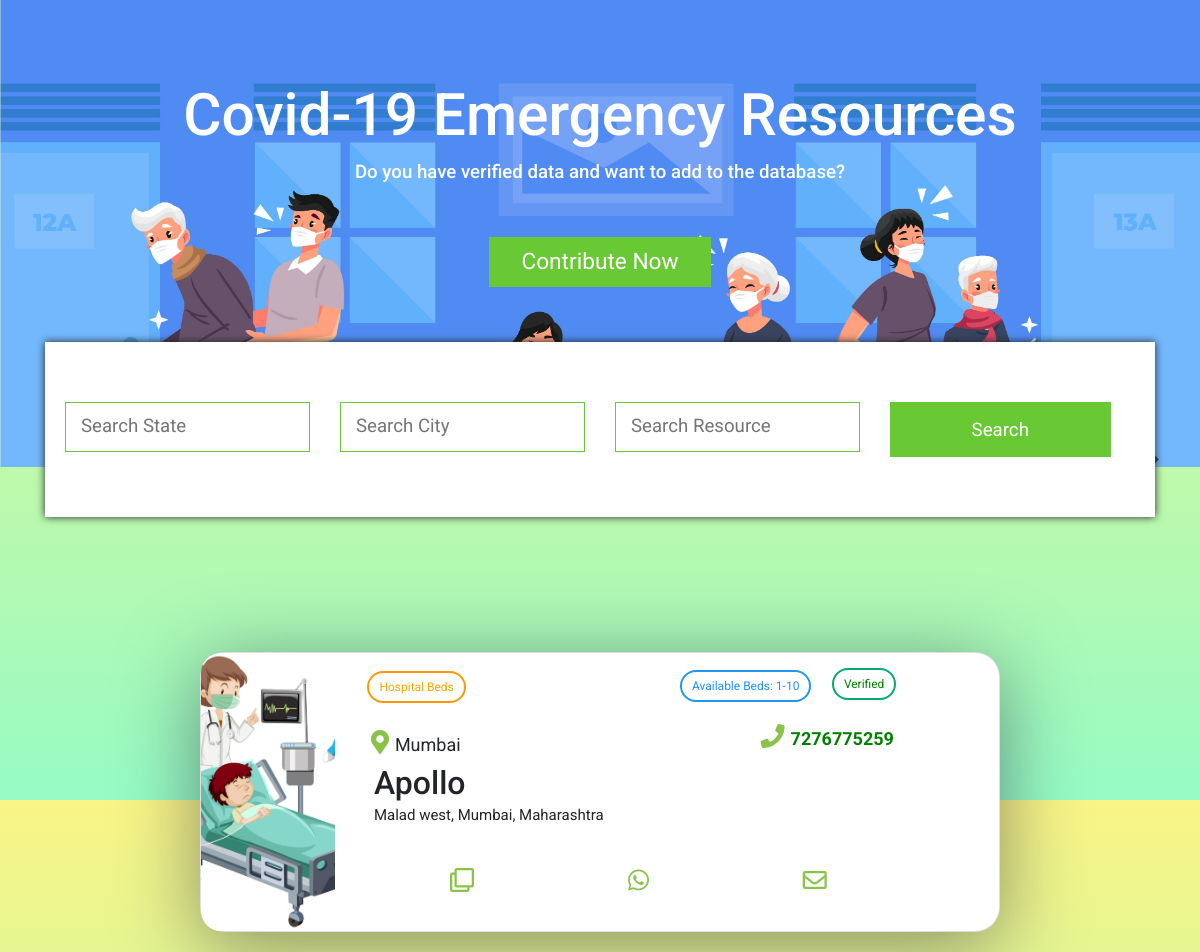
Page /leads/bedleads on the earlier database version.
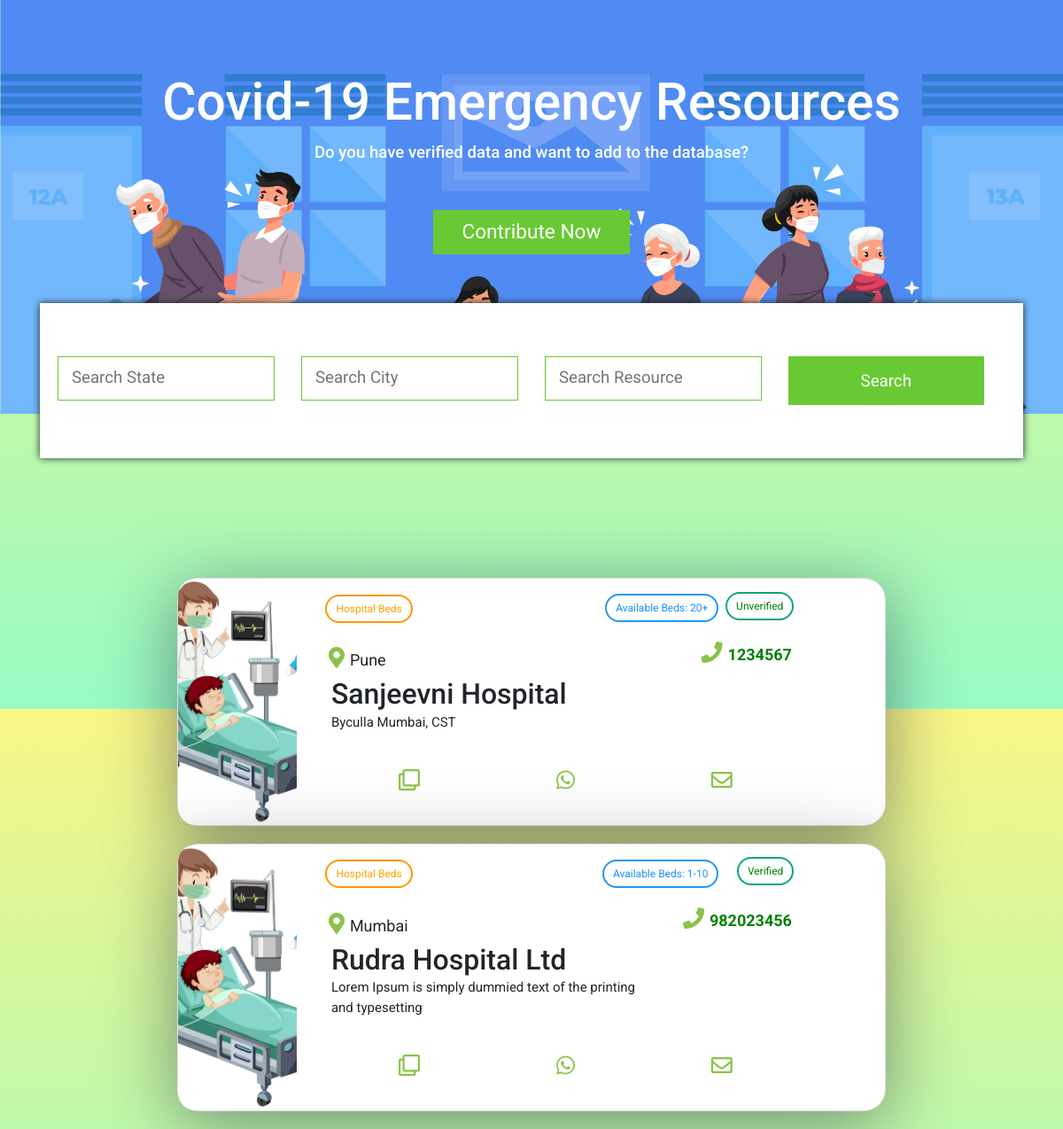
Same page on the later database version.
### srotApp/models.py (models this page shows, shortened)
class Beds(models.Model):
    volunteer_verify = models.CharField(max_length=100, default="Unverified")
    hospital_name = models.CharField(max_length=100)
    hospital_contact = models.CharField(max_length=100)
    hospital_city = models.CharField(max_length=100)
    hospital_address = models.CharField(max_length=500)
    hospital_beds = models.CharField(max_length=100)
    hospital_verify = models.CharField(max_length=100)
    hospital_details = models.CharField(max_length=500)

### srotApp/views.py (the view)
# urls.py: path('leads/bedleads',views.bedleads,name="bedleads"),
def bedleads(request):
    all_beds = Beds.objects.all()
    context = {'beds':all_beds}
    return render(request,'leads/bedleads.html', context)

### templates/leads/bedleads.html (shortened to what this page needs)
{% extends 'leads/filter.html' %}
{% block body %}
    <div>
        {% for bed in beds %}
        <div class="card">
            <div class="card-text">
                <div class="portada"  style="background-image: url('/media/images/leads/bed.jpg');">
                </div>
                <div class="title-total">
                    <br>
                    <div class="service-type"><button class="btn warning">Hospital Beds</button></div>
                    <div class="service"><button class="btn info">Available Beds: {{ bed.hospital_beds }}</button>
                    </div>
                    <div class="verified"><button class="btn success">{{ bed.hospital_verify }}</button></div>
                    <div class="contact"><button><i class="fas fa-phone"></i></button>{{ bed.hospital_contact }}
                    </div>
                    <div class="location"><button><i
                                class="fas fa-map-marker-alt"></i></button>{{ bed.hospital_city }}</div>
                    <h2>{{ bed.hospital_name }}</h2>
                    <div class="desc">{{ bed.hospital_address }}</div>
                    <div class="actions">
                        <button><i class="far fa-clone"></i></button>
                        <button><i class="fab fa-whatsapp"></i></button>
                        <button><i class="far fa-envelope"></i></button>
                    </div>
                </div>
            </div>
        </div>
        {% endfor %}
    </div>
{% endblock body %}

### templates/leads/filter.html (shortened to what this page needs)
<!DOCTYPE html>
<html lang="en">
<head>
	<link href="http://netdna.bootstrapcdn.com/bootstrap/4.4.1/css/bootstrap.min.css" rel="stylesheet">
	<link rel="stylesheet" type="text/css" href="/media/css/filter.css">
	<link rel="stylesheet" href="/media/css/responsive.css">
	<link rel="stylesheet" href="https://use.fontawesome.com/releases/v5.8.2/css/all.css"
>
    <link rel="stylesheet" href="/media/css/cards.css">
</head>
<body>
	<div class="layout_padding banner_section">
		<div class="container">
			<div class="row">
				<div class="col-sm-12">
					<h1 class="banner_taital">Covid-19 Emergency Resources</h1>
					<p class="browse_text">Do you have verified data and want to add to the database?
					</p>
					<div class="banner_bt">
						<button class="read_bt">Contribute Now</button>
					</div>
				</div>
			</div>
		</div>
	</div>
	<div class="container">
		<div class="search_box">
			<div class="row">
				<div class="col-sm-3">
					<div class="form-group">
						<input list="browsers" class="email_boton" placeholder="Search State" name="Email" style="color: black;">
					</div>
				</div>
				<div class="col-sm-3">
					<div class="form-group">
						<input list="browsers" class="email_boton" placeholder="Search City" name="Email" style="color: black;">
					</div>
				</div>
				<div class="col-sm-3">
					<div class="form-group">
						<input list="resources" class="email_boton" placeholder="Search Resource" name="Email" style="color: black;">
					</div>
				</div>
				<div class="col-sm-3">
					<div class="form-group">
						<button class="search_bt">Search</button>
					</div>
				</div>
			</div>
		</div>
	</div>
	{% block body %}
	{% endblock body %}
</body>
</html>

### media/css/filter.css (style rules this page uses)
.layout_padding { padding-bottom: 80px; padding-top: 80px; }
.banner_section { width: 100%; float: left; background-image: url(/media/images/leads/banner.jpg); height: auto; background-size: 100%; background-repeat: no-repeat; }
.banner_taital { width: 100%; float: left; color: #ffffff; font-size: 44pt; text-align: center; }
.browse_text { width: 100%; float: left; font-size: 14pt; color: #ffffff; text-align: center; padding-bottom: 50px; font-weight: 500; margin-left: 0px; }
.banner_bt { width: 100%; margin: 0 auto; text-align: center; }
.read_bt { width: 20%; height: 50px; background-color: #69c934; color: #ffffff; border: 0px; font-size: 17pt; margin-bottom: 100px; margin-top: -15px; }
.search_box { width: 100%; float: left; background-color: #ffffff; height: auto; padding: 60px 20px; top: -125px; position: relative; box-shadow: 0px 0px 8px 0px; }
.email_boton { width: 100%; float: left; color: #b2b1b1; border: 1px solid #69c934; padding: 10px 15px; font-size: 14pt; }
.search_bt { width: 90%; float: left; color: #ffffff; background-color: #69c934; font-size: 14pt; border: 0px; height: 55px; }

### media/css/cards.css (style rules this page uses)
body { font-family: Roboto, sans-serif; margin: 0; height: 100vh; display: grid; align-items: center; justify-items: center; background-image: linear-gradient(to top, #96fbc4 0%, #f9f586 100%); }
.card { background: #fff; border-radius: 4px; box-shadow: 0px 14px 80px rgba(34, 35, 58, 0.5); max-width: 800px; display: flex; flex-direction: row; border-radius: 25px; position: relative; margin-top: 10px !important; margin-bottom: 20px !important; }
.card h2 { margin-top: -30px; padding: 0 1rem; }
.card .contact { padding: 1rem; text-align: right; color: green; font-weight: bold; font-size: 18px; margin-top: -20px; margin-right: 9px; }
.card .location { padding: 2rem; text-align: left; font-size: 18px; margin-top: -80px; margin-left: -25px; }
.card .service { padding: inherit; text-align: right; font-weight: bold; font-size: 18px; margin-top: -87px; margin-right: 100px; }
.card .service-type { padding: inherit; text-align: left; font-weight: bold; font-size: 18px; margin-top: -80px; margin-right: 20px; margin-left: -13px; margin-bottom: -5px; }
.card .verified { padding: inherit; text-align: right; font-weight: bold; font-size: 18px; margin-top: -95px; }
.card .desc { padding: 0.5rem 1rem; font-size: 15px; margin-right: 161px; margin-top: -15px; margin-bottom: 20px; }
.card .actions { display: grid; grid-template-columns: repeat(3, 1fr); align-items: center; padding: 0.5rem 1rem; }
.card-text { display: grid; grid-template-columns: 0.7fr 2fr !important; }
.title-total { padding: 2.5em 1.5em 1.5em 1.5em; font-size: 15px; }
.portada { width: 100%; height: 100%; border-top-left-radius: 20px; border-bottom-left-radius: 20px; background-position: bottom center; background-size: cover; }
button { border: none; background: none; font-size: 24px; color: #8bc34a; cursor: pointer; transition: 0.5s; }
.btn { border: 2px solid black; background-color: white; color: black; padding: 5px 10px; font-size: 12px; cursor: pointer; border-radius:25px; }
.success { border-color: #04AA6D; color: green; }
.info { border-color: #2196F3; color: dodgerblue; margin-top: -10px; margin-right: -15px; }
.warning { border-color: #ff9800; color: orange; }
.desc { min-width: 400px; }

Differences in the rows shown:
removed Beds: hospital_beds "1-10", hospital_verify "Verified", hospital_contact "7276775259", hospital_city "Mumbai", hospital_name "Apollo", hospital_address "Malad west, Mumbai, Maharashtra"
added Beds: hospital_beds "20+", hospital_verify "Unverified", hospital_contact "1234567", hospital_city "Pune", hospital_name "Sanjeevni Hospital", hospital_address "Byculla Mumbai, CST"
added Beds: hospital_beds "1-10", hospital_verify "Verified", hospital_contact "982023456", hospital_city "Mumbai", hospital_name "Rudra Hospital Ltd", hospital_address "Lorem Ipsum is simply dummied text of the printing and typesetting"
